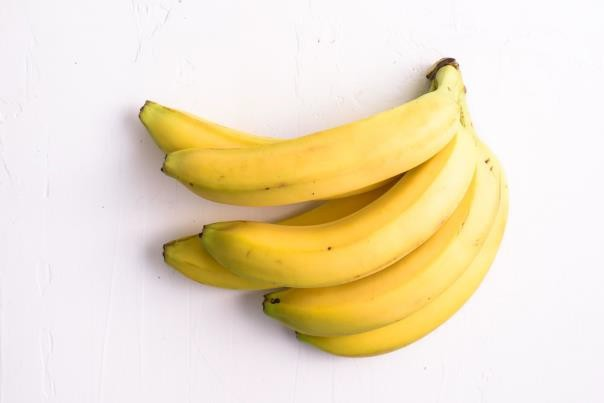
#> input picture Aji Rausyan F. 1 MIO 062340833229/pisang.jpg, 604 x 403 px, found by its file name
$ python pisang.py
#> lines starting #> are read from the running program, lines starting #| are printed output that depends on the picture; after the words box and inside, x2 and y2 are one past the last pixel; in counts of white or black regions, pixels touching at a corner belong together
import cv2
import numpy as np
import matplotlib.pyplot as plt

image = cv2.imread("pisang.jpg")
#> image is the input picture: shape (403, 604, 3); mean B, G, R 197.6, 224.9, 238.3
image = cv2.cvtColor(image, cv2.COLOR_BGR2GRAY)
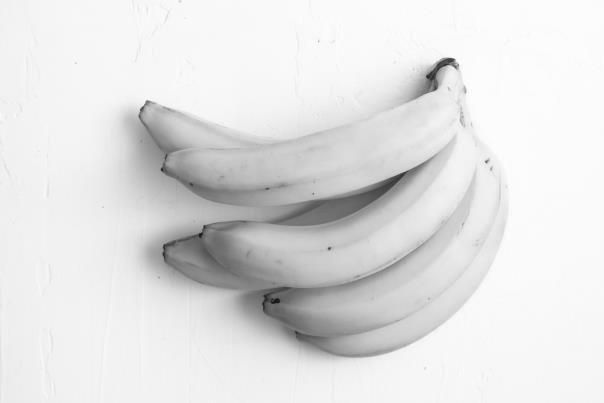
#> image: shape (403, 604); min 19, max 255, mean 225.8

canny_output = cv2.Canny(image, 80, 80)
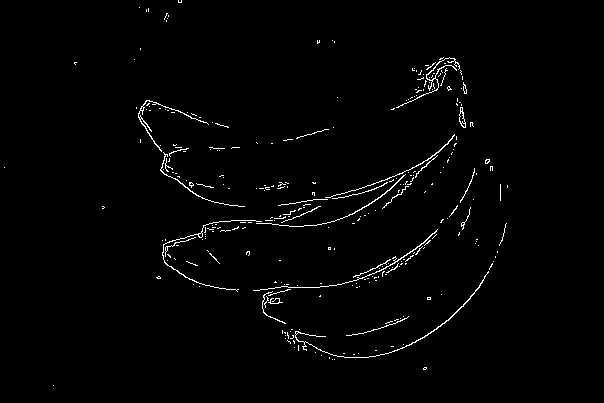
#> canny_output: shape (403, 604); 1.5% white in thin lines or dots, all inside (x1, y1, x2, y2) = (4, 0, 508, 386)


#> (the run stopped early here; a loop or call above may not have finished)
